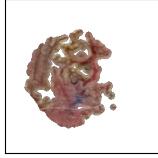
#> input picture unhealthy/PAT_92_141_551.png, 158 x 158 px
$ python -i predictions.py   (imports and definitions only)
#> lines starting #> are read from the running program, lines starting #| are printed output that depends on the picture; after the words box and inside, x2 and y2 are one past the last pixel; in counts of white or black regions, pixels touching at a corner belong together
import numpy as np
from skimage import io, filters, morphology, segmentation, transform, color
import matplotlib.pyplot as plt
from skimage.draw import polygon


import joblib
import os


def do_segm(img):

  img_col = transform.resize(img, (200, 200), anti_aliasing=True)
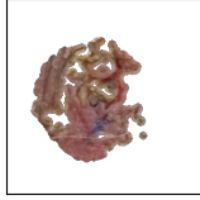
#> img_col: shape (200, 200, 3) float64; mean R, G, B 0.879, 0.844, 0.833

  image = color.rgb2gray(img)
  image = transform.resize(image, (200, 200), anti_aliasing=True)
#> image: shape (200, 200) float64
  image = filters.gaussian(image)
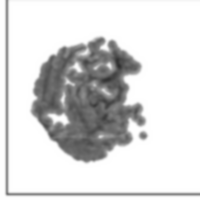
#> image: shape (200, 200) float64; min 0.185, max 1, mean 0.851

  # thresholding the image
  thresholds = filters.threshold_multiotsu(image, classes=3)
#> thresholds = [0.543, 0.833]
  regions = np.digitize(image, thresholds)
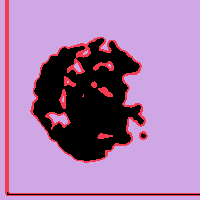
#> regions: shape (200, 200) int64; 3 distinct labels, from 0 to 2; one colour per label, 0 black
  output = regions < 1
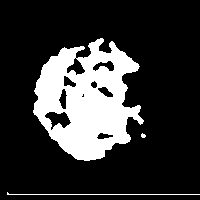
#> output: shape (200, 200) bool; 20.7% white; 3 white regions (1 under 20 px), largest, box (x1, y1, x2, y2) and area: (33, 38, 144, 161) 8080, (7, 192, 200, 195) 196


  # making a circle
  s = np.linspace(0, 2*np.pi, 100)   #Number of points on the circle
  y = 100 + 58*np.sin(s)            #Row
  x = 100 + 70*np.cos(s)            #Column
  init = np.array([y, x]).T

  # and a snake
  snake = segmentation.active_contour(output, init, w_line=0)
#> snake = 100 pairs, first value 41.01 to 160.4, second value 32.34 to 153.5

  # Find coordinates inside the polygon defined by the snake
  rr, cc = polygon(snake[:, 0], snake[:, 1], output.shape)
#> rr = 10578 values from 42 to 160; cc = 10578 values, max 153 at index 6527, min 33 at index 6528, mean 92.35
  mask = np.zeros_like(output)

  # applying a mask on the polygon area
  mask[rr, cc] = 1
  cropped_img2 = output * mask[:, :]
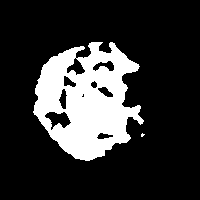
#> cropped_img2: shape (200, 200) bool; 19.9% white; 2 white regions (1 under 20 px), largest, box (x1, y1, x2, y2) and area: (33, 42, 144, 161) 7948

  # doing dilation
  struct_el = morphology.disk(4)
  mask_dilated = morphology.binary_dilation(cropped_img2, struct_el)
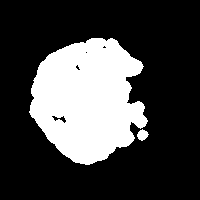
#> mask_dilated: shape (200, 200) bool; 26.8% white; 2 white regions, box (x1, y1, x2, y2) and area: (29, 38, 148, 165) 10627, (137, 129, 149, 141) 93

  # applying the mask and extracting the lesion from the image
  im2 = img_col.copy()
  im2[mask_dilated == 0] = 0
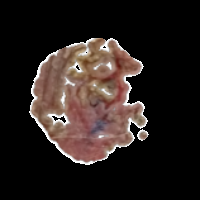
#> im2: shape (200, 200, 3) float64; mean R, G, B 0.161, 0.126, 0.115

  return im2

# [67 lines left out: functions calc_correlation, make_projections, check_asymmetry, slic_samples, predict_mask_col, not called in this run]


# [1 line not run here, left out]


# [39 lines left out: functions predict_mask_cor, predict_img_col, predict_img_cor, not called in this run]

>>> import cv2
>>> picture = cv2.cvtColor(cv2.imread('unhealthy/PAT_92_141_551.png'), cv2.COLOR_BGR2RGB)
>>> result = do_segm(picture)

$ run again, on unhealthy/PAT_1068_285_845.png
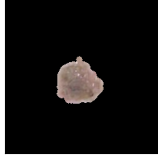
#> input picture unhealthy/PAT_1068_285_845.png, 158 x 158 px
#> thresholds = [0.256, 0.721]
#> regions: shape (200, 200) int64; 3 distinct labels, from 0 to 2
#> in do_segm, `output = regions < 1`:
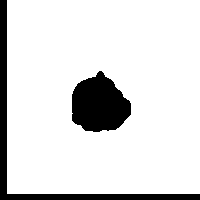
#> output: shape (200, 200) bool; 87.1% white; 2 black regions, box (x1, y1, x2, y2) and area: (72, 71, 131, 132) 2594, (0, 0, 200, 200) 2558
#> snake = 100 pairs, first value 71.22 to 134.7, second value 69.96 to 132
#> rr = 2610 values from 72 to 134; cc = 2610 values, max 131 at index 1121, min 70 at index 1536, mean 99.06
#> cropped_img2: shape (200, 200) bool; 0.21% white in thin lines or dots, all inside (x1, y1, x2, y2) = (70, 76, 132, 135)
#> mask_dilated: shape (200, 200) bool; 2.3% white; 3 white regions, box (x1, y1, x2, y2) and area: (66, 105, 105, 139) 447, (111, 80, 136, 125) 405, (91, 72, 100, 81) 49
#> in do_segm, `im2[mask_dilated == 0] = 0`:
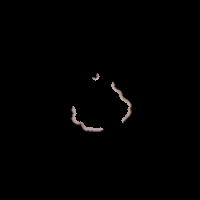
#> im2: shape (200, 200, 3) float64; mean R, G, B 0.00607, 0.00526, 0.0051

$ run again, on unhealthy/PAT_108_161_878.png
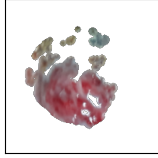
#> input picture unhealthy/PAT_108_161_878.png, 158 x 158 px
#> thresholds = [0.551, 0.831]
#> regions: shape (200, 200) int64; 3 distinct labels, from 0 to 2
#> in do_segm, `output = regions < 1`:
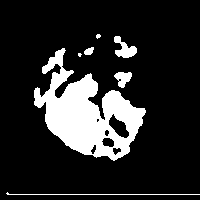
#> output: shape (200, 200) bool; 16% white; 7 white regions (2 under 20 px), largest, box (x1, y1, x2, y2) and area: (34, 48, 146, 161) 5671, (114, 36, 137, 58) 262, (6, 192, 200, 195) 197, (114, 72, 132, 88) 179, (84, 47, 94, 55) 57
#> snake = 100 pairs, first value 40.11 to 159.1, second value 30.08 to 148.3
#> rr = 10932 values from 41 to 159; cc = 10932 values, max 148 at index 5039, min 31 at index 4220, mean 95.49
#> cropped_img2: shape (200, 200) bool; 15.2% white; 5 white regions (1 under 20 px), largest, box (x1, y1, x2, y2) and area: (34, 50, 146, 159) 5596, (114, 41, 137, 58) 223, (114, 72, 132, 88) 179, (84, 47, 94, 55) 57
#> mask_dilated: shape (200, 200) bool; 23% white; 3 white regions, box (x1, y1, x2, y2) and area: (30, 46, 150, 163) 8378, (110, 37, 141, 62) 557, (74, 43, 98, 61) 275
#> in do_segm, `im2[mask_dilated == 0] = 0`:
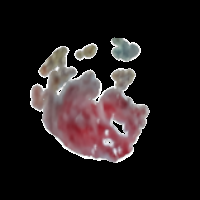
#> im2: shape (200, 200, 3) float64; mean R, G, B 0.142, 0.114, 0.117

$ run again, on unhealthy/PAT_1190_700_663.png
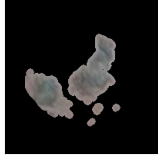
#> input picture unhealthy/PAT_1190_700_663.png, 158 x 158 px
#> thresholds = [0.229, 0.689]
#> regions: shape (200, 200) int64; 3 distinct labels, from 0 to 2
#> output: shape (200, 200) bool; 79.1% white; 6 black regions, box (x1, y1, x2, y2) and area: (85, 43, 147, 133) 3179, (0, 0, 200, 200) 2558, (31, 87, 93, 151) 2302, (116, 130, 131, 146) 168, (110, 149, 121, 160) 84, (142, 131, 152, 142) 81
#> snake = 100 pairs, first value 43.35 to 158.3, second value 30.04 to 154.9
#> rr = 10669 values from 44 to 158; cc = 10669 values, max 154 at index 1482, min 31 at index 4715, mean 97.57
#> cropped_img2: shape (200, 200) bool; 12.4% white; 9 white regions (7 under 20 px), largest, box (x1, y1, x2, y2) and area: (34, 44, 155, 158) 4915, (55, 140, 64, 147) 23
#> mask_dilated: shape (200, 200) bool; 19.8% white; 3 white regions, box (x1, y1, x2, y2) and area: (27, 40, 159, 162) 7457, (51, 136, 86, 155) 294, (28, 109, 45, 129) 163
#> in do_segm, `im2[mask_dilated == 0] = 0`:
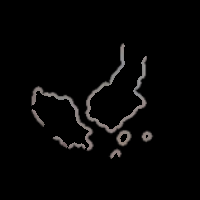
#> im2: shape (200, 200, 3) float64; mean R, G, B 0.0223, 0.021, 0.0206
